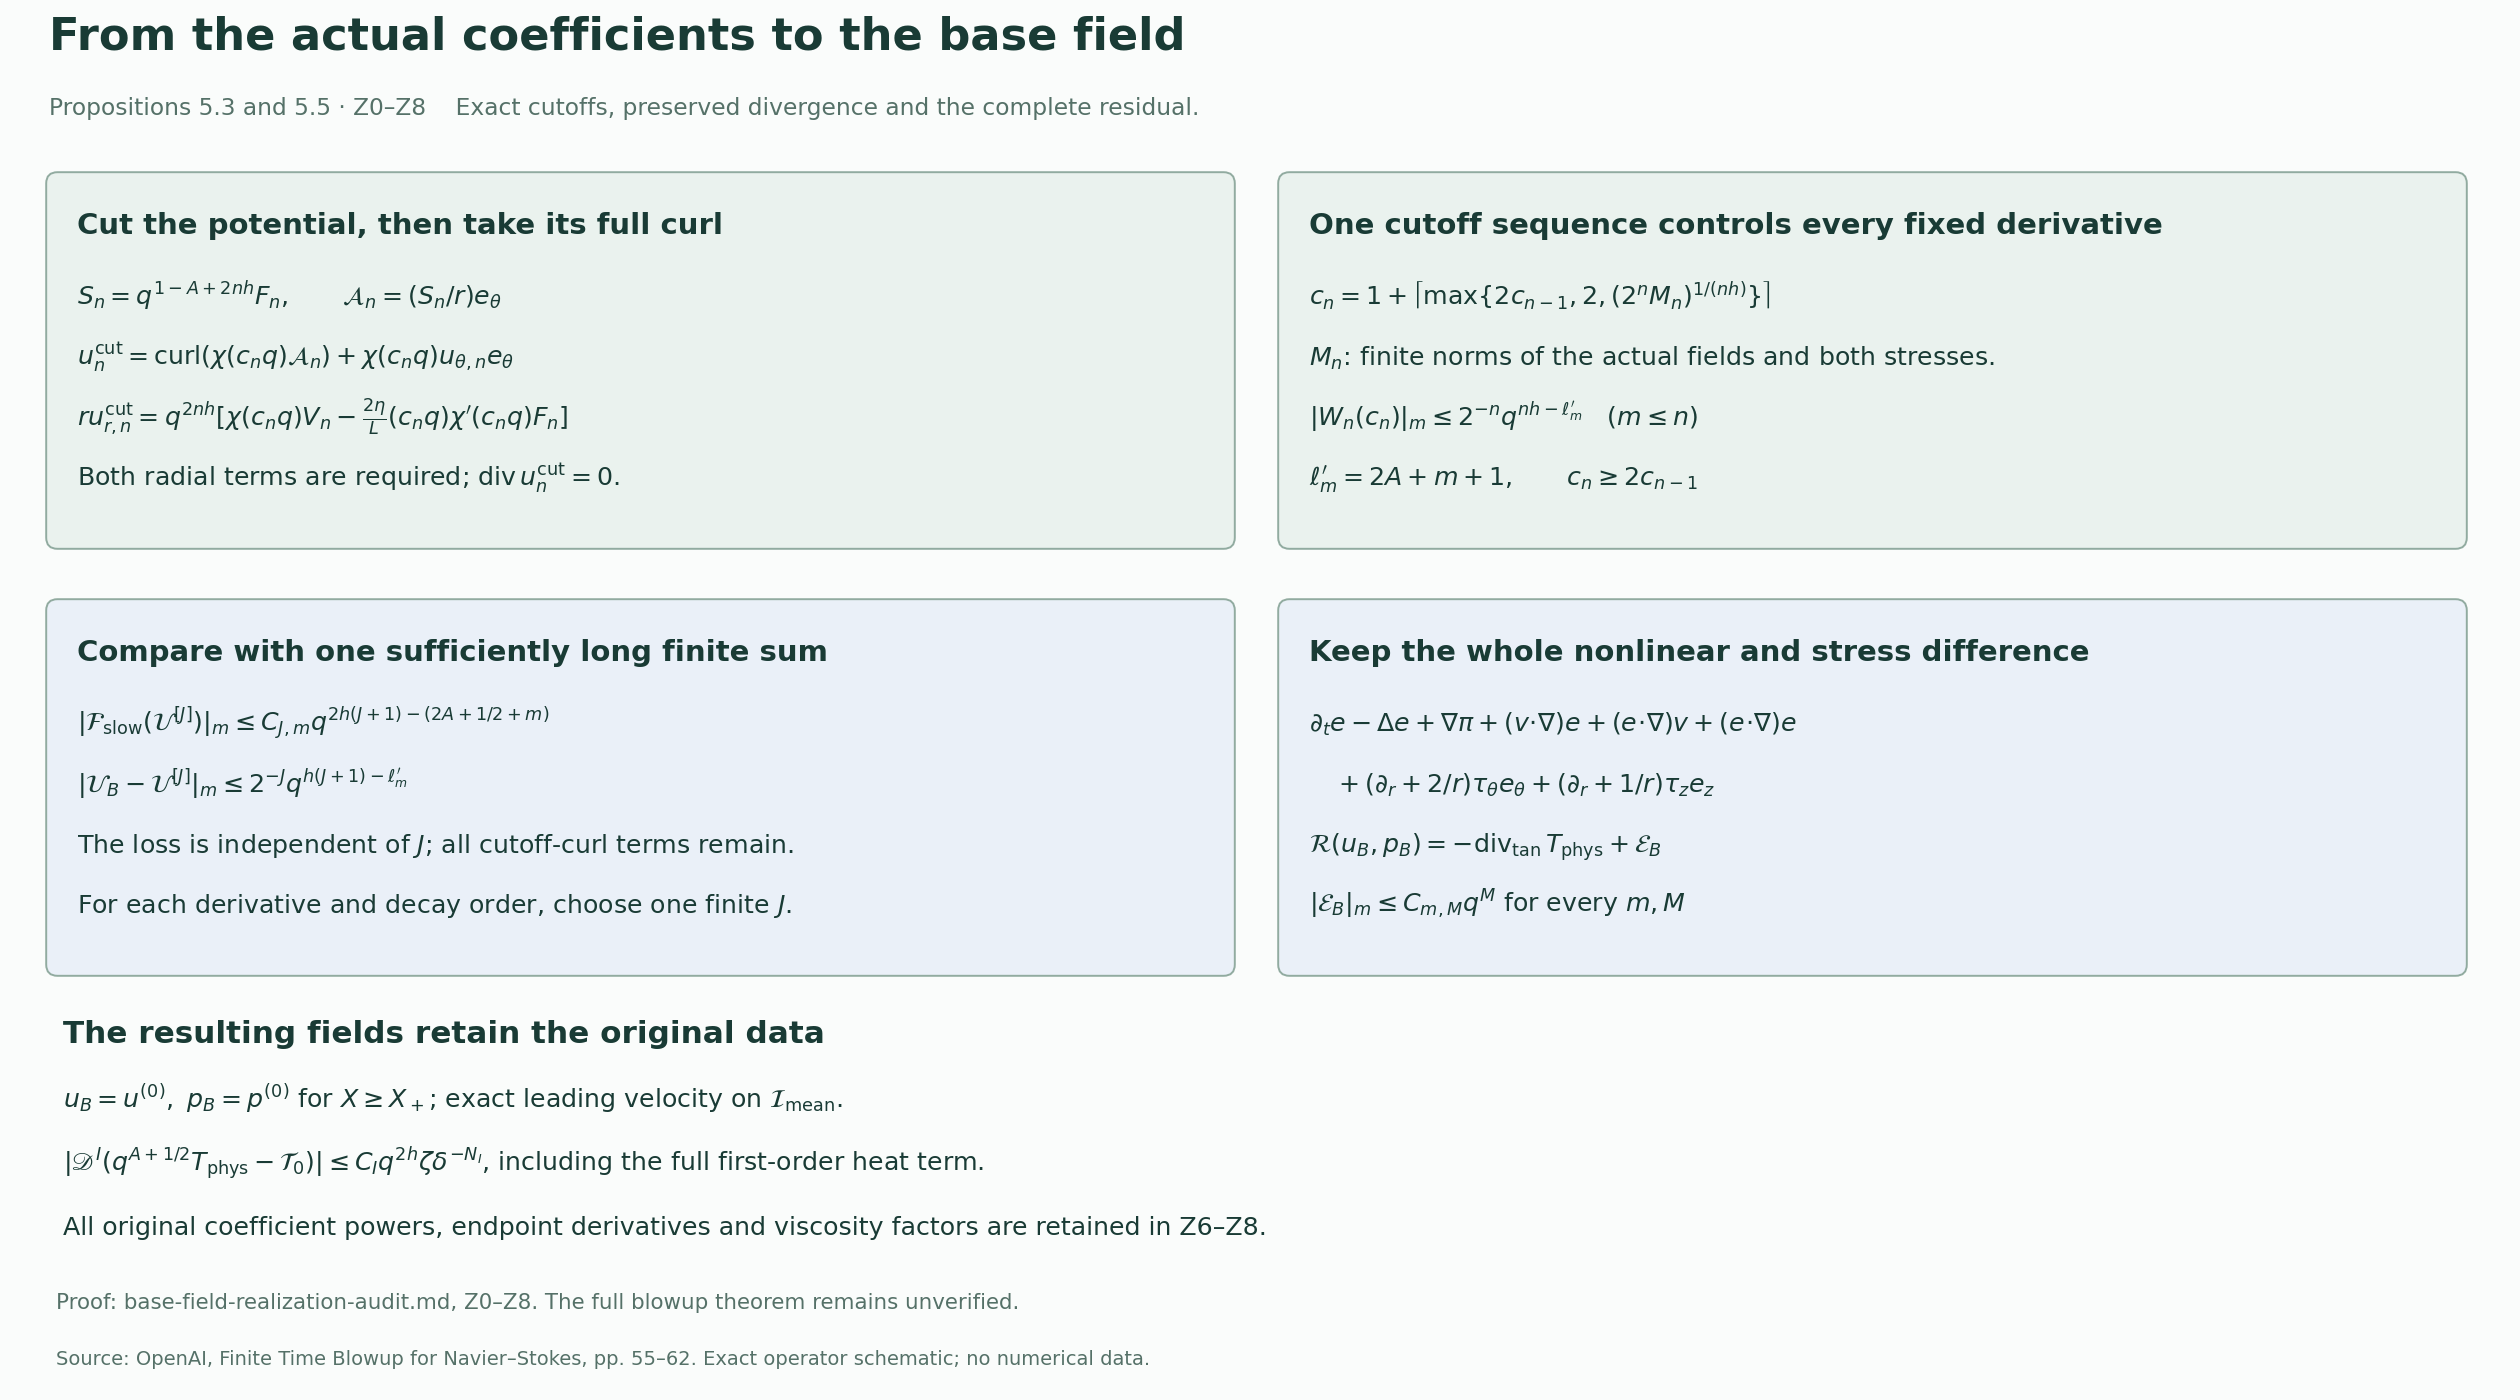

Recreate this plot in Python.
"""Exact base-field cutoff and residual mechanism, proof Z0–Z8."""
from pathlib import Path
import matplotlib
matplotlib.use('Agg')
import matplotlib.pyplot as plt
from matplotlib.patches import FancyBboxPatch
plt.rcParams.update({'font.family':'DejaVu Sans','mathtext.fontset':'dejavusans'})
out=Path(__file__).resolve().parent
fig=plt.figure(figsize=(18,10),facecolor='#fafcfb');ax=fig.add_axes([0,0,1,1]);ax.set_xlim(0,18);ax.set_ylim(0,10);ax.axis('off')
ink='#193b35';muted='#557168'
ax.text(.35,9.65,'From the actual coefficients to the base field',fontsize=23,color=ink,weight='bold')
ax.text(.35,9.18,'Propositions 5.3 and 5.5 · Z0–Z8    Exact cutoffs, preserved divergence and the complete residual.',fontsize=12,color=muted)
def box(x,y,w,h,title,lines,face='#eaf2ee'):
 ax.add_patch(FancyBboxPatch((x,y),w,h,boxstyle='round,pad=0.02,rounding_size=.08',facecolor=face,edgecolor='#91aba0'))
 ax.text(x+.2,y+h-.42,title,fontsize=15,color=ink,weight='bold')
 for j,s in enumerate(lines):ax.text(x+.2,y+h-.93-j*.43,s,fontsize=13,color=ink)
box(.35,6.1,8.45,2.65,'Cut the potential, then take its full curl',[
 r'$S_n=q^{1-A+2nh}F_n,\qquad \mathcal{A}_n=(S_n/r)e_\theta$',
 r'$u_n^{\rm cut}=\operatorname{curl}(\chi(c_nq)\mathcal{A}_n)+\chi(c_nq)u_{\theta,n}e_\theta$',
 r'$ru_{r,n}^{\rm cut}=q^{2nh}[\chi(c_nq)V_n-\frac{2\eta}{L}(c_nq)\chi^{\prime}(c_nq)F_n]$',
 r'Both radial terms are required; $\operatorname{div}u_n^{\rm cut}=0$.'])
box(9.15,6.1,8.45,2.65,'One cutoff sequence controls every fixed derivative',[
 r'$c_n=1+\left\lceil\max\{2c_{n-1},2,(2^nM_n)^{1/(nh)}\}\right\rceil$',
 r'$M_n$: finite norms of the actual fields and both stresses.',
 r'$|W_n(c_n)|_m\leq2^{-n}q^{nh-\ell_m^{\prime}}\quad(m\leq n)$',
 r'$\ell_m^{\prime}=2A+m+1,\qquad c_n\geq2c_{n-1}$'])
box(.35,3.05,8.45,2.65,'Compare with one sufficiently long finite sum',[
 r'$|\mathcal{F}_{\rm slow}(\mathcal{U}^{[J]})|_m\leq C_{J,m}q^{2h(J+1)-(2A+1/2+m)}$',
 r'$|\mathcal{U}_B-\mathcal{U}^{[J]}|_m\leq2^{-J}q^{h(J+1)-\ell_m^{\prime}}$',
 r'The loss is independent of $J$; all cutoff-curl terms remain.',
 r'For each derivative and decay order, choose one finite $J$.'],face='#eaf0f8')
box(9.15,3.05,8.45,2.65,'Keep the whole nonlinear and stress difference',[
 r'$\partial_te-\Delta e+\nabla\pi+(v\!\cdot\!\nabla)e+(e\!\cdot\!\nabla)v+(e\!\cdot\!\nabla)e$',
 r'$\quad +(\partial_r+2/r)\tau_\theta e_\theta+(\partial_r+1/r)\tau_ze_z$',
 r'$\mathcal{R}(u_B,p_B)=-\operatorname{div}_{\rm tan}T_{\rm phys}+\mathcal{E}_B$',
 r'$|\mathcal{E}_B|_m\leq C_{m,M}q^M$ for every $m,M$'],face='#eaf0f8')
ax.text(.45,2.55,'The resulting fields retain the original data',fontsize=16,color=ink,weight='bold')
ax.text(.45,2.08,r'$u_B=u^{(0)},\ p_B=p^{(0)}$ for $X\geq X_+$; exact leading velocity on $\mathcal{I}_{\rm mean}$.',fontsize=13,color=ink)
ax.text(.45,1.63,r'$|\mathscr{D}^{I}(q^{A+1/2}T_{\rm phys}-\mathcal{T}_0)|\leq C_Iq^{2h}\zeta\delta^{-N_I}$, including the full first-order heat term.',fontsize=13,color=ink)
ax.text(.45,1.18,'All original coefficient powers, endpoint derivatives and viscosity factors are retained in Z6–Z8.',fontsize=13,color=ink)
ax.text(.4,.65,'Proof: base-field-realization-audit.md, Z0–Z8. The full blowup theorem remains unverified.',fontsize=11,color=muted)
ax.text(.4,.25,'Source: OpenAI, Finite Time Blowup for Navier–Stokes, pp. 55–62. Exact operator schematic; no numerical data.',fontsize=10,color=muted)
fig.savefig(out/'base-field-realization.png',dpi=140,facecolor=fig.get_facecolor())
fig.savefig(out/'base-field-realization.svg',facecolor=fig.get_facecolor())
plt.close(fig)
